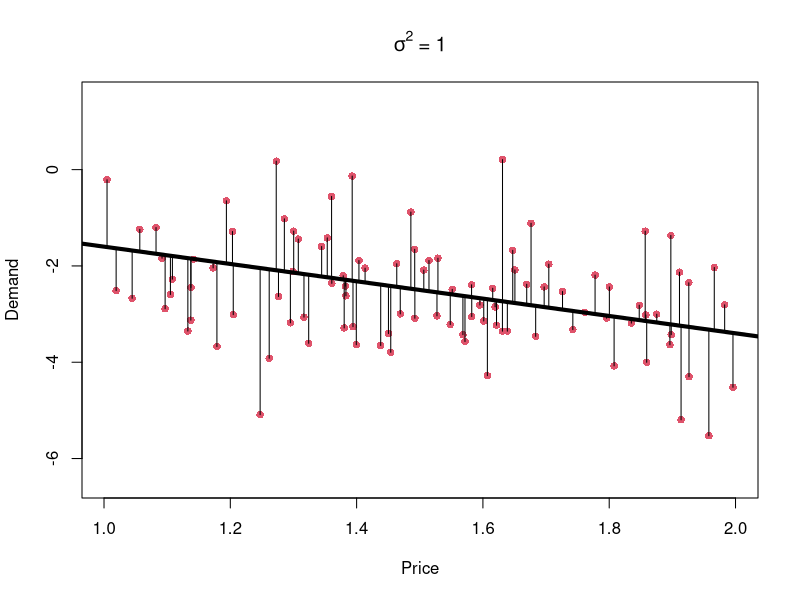
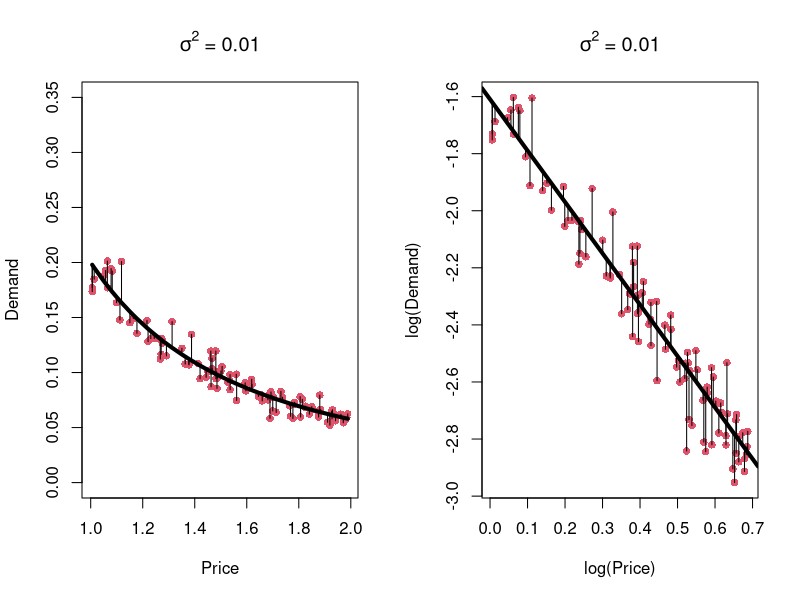
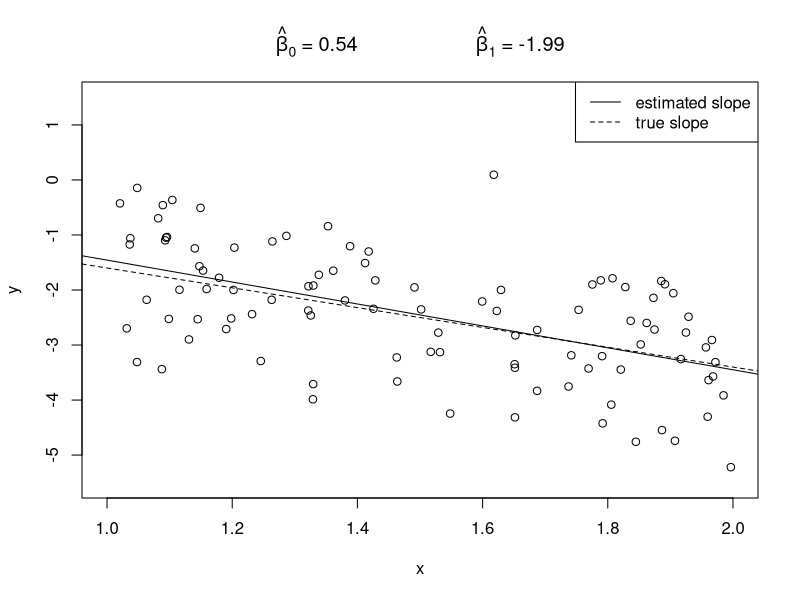
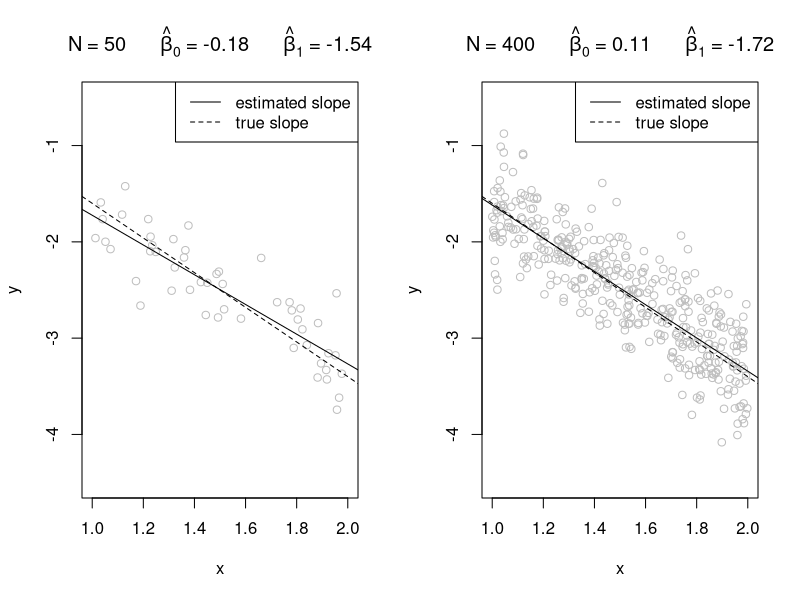
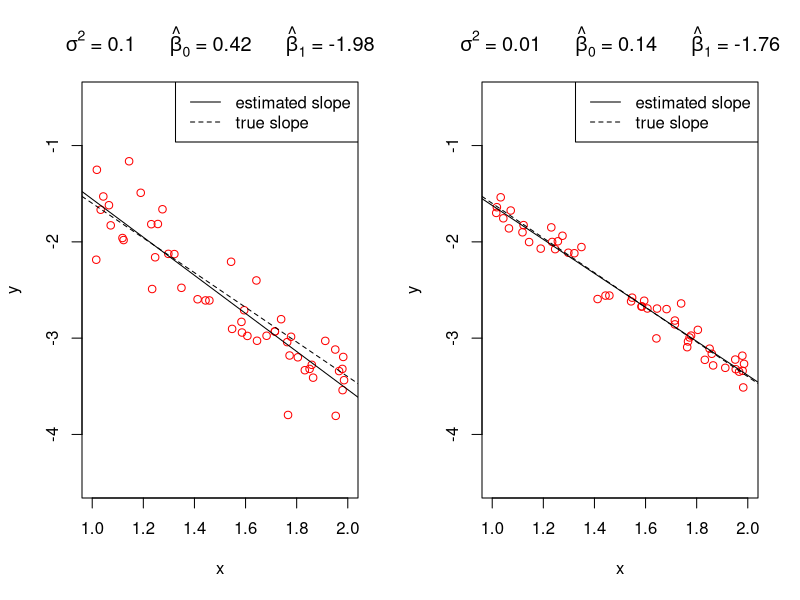
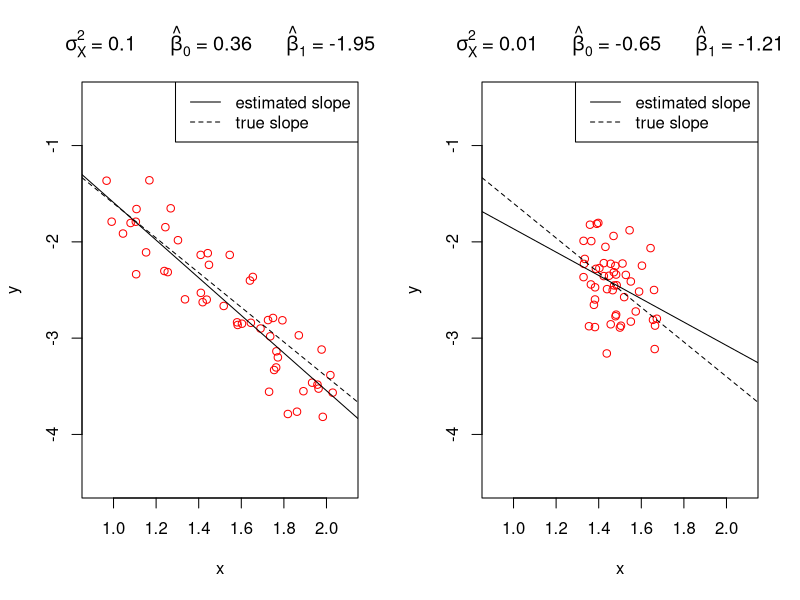
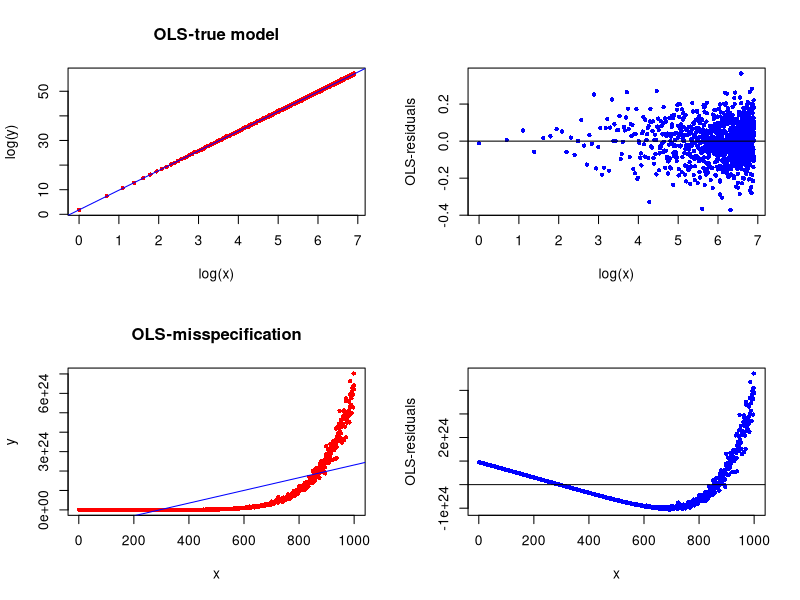
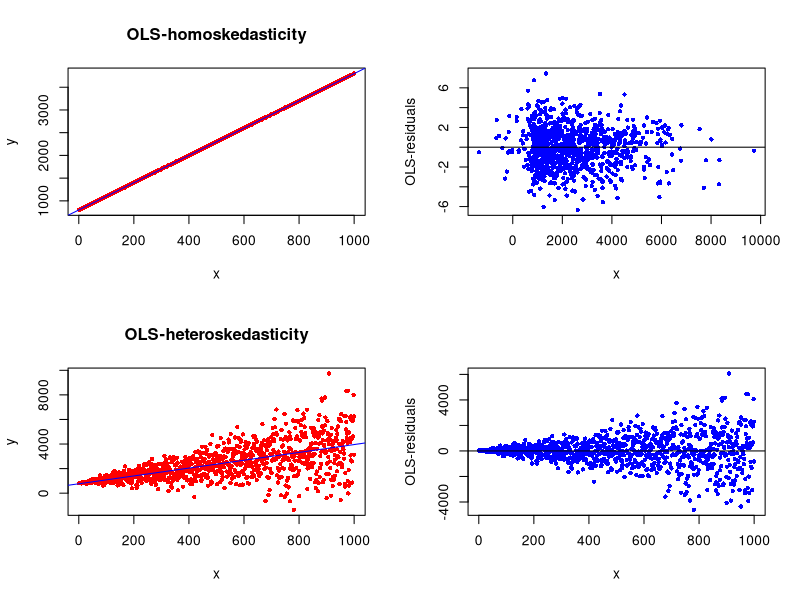

Recreate these plots in R, in order.

# Slide 23 ----------------------------------------------------------------
# Loading and depicting data

# Make sure that the working directory is set to the folder the data is located in
marketing <- read.csv("data/marketing.csv")

# Look at whole dataset
marketing
View(marketing) #Only works in RStudio

# Only look at first few entries
head(marketing)

# Try the same with the other datasets mentioned on slide 23


# Slide 34 ----------------------------------------------------------------

beta0 <- 0.2
beta1 <- -1.8
N <- 100
sigma <- 1

# Generate random covariates
x <- runif(N) + 1

# Generate error term from normal distribution
u <- rnorm(N, 0, sigma)

# Implement the linear model
y <- beta0 + beta1 * x + u

# Plot the resulting data
plot(x, y, col = 2, pch = 16, xlab = "Price", ylab = "Demand",
     ylim = c(-6.5, 1.5), main = bquote(sigma^2 ~ "=" ~ .(sigma^2)))

# Add the true regression line
abline(beta0, beta1, lwd = 4)

# Add lines representing residuals
yhat <- beta0 + beta1 * x
for (i in 1:N) {
  lines(c(x[i], x[i]), c(yhat[i], y[i]))
}


# Slide 39 ----------------------------------------------------------------


n <- 100
beta0tilde <- .2
beta1 <- -1.8
sigma <- sqrt(.01)

x <- sort(runif(n) + 1)
u <- rnorm(n, 0, sigma)
yhat <- beta0tilde * x ^ beta1
y <- yhat * exp(u)

par(mfrow = c(1,2))
plot(x, y, col = 2, pch = 16, xlab = "Price", ylab = "Demand",
     ylim = c(0, 0.35), main = bquote(sigma^2 ~ "=" ~ .(sigma^2)))
lines(x, yhat, lwd = 4)

for (i in 1:n) {
  lines(c(x[i], x[i]), c(yhat[i], y[i]))
}

plot(log(x), log(y), col = 2, pch = 16, xlab = "log(Price)",
     ylab = "log(Demand)",
     main = bquote(sigma^2 ~ "=" ~ .(sigma^2)))
abline(log(beta0tilde), beta1, lwd = 4)

for (i in 1:n) {
  lines(log(c(x[i], x[i])), log(c(yhat[i], y[i])))
}



# Slide 70 ----------------------------------------------------------------

par(mfrow = c(1,1))

beta0 <- .2
beta1 <- -1.8
N <- 100
sigma <- 1

# Generate random covariates
x <- runif(N) + 1

# Generate error term from normal distribution
u <- rnorm(N, 0, sigma)

# Implement the linear model
y <- beta0 + beta1*x + u

# Estimate a linear model
mylm <- lm(y ~ x)

# Plot resulting data and add estimated parameters as title
plot(x, y, main = bquote(hat(beta)[0] ~ "=" ~ .(round(mylm$coef[1], 2)) ~
                           "                  " ~ hat(beta)[1] ~ "=" ~ .(round(mylm$coef[2], 2))),
     xlim = c(1,2), ylim = c(-5.5, 1.5), col = "black")

# Add true regression line
abline(beta0, beta1, lty=2)

# Add estimated regression line
abline(mylm)

# Add legend
legend("topright", legend=c("estimated slope","true slope"), lty=c(1,2))


# Slide 73 ----------------------------------------------------------------

#### This code demonstrates the difference the number of observations makes
beta0 <- .2
beta1 <- -1.8
sigma <- sqrt(.1)

# Set two different sample sizes
N <- 50
N2 <- 400

# This allows two plots to be displayed next to one another
par(mfrow = c(1,2))

x <- runif(N) + 1
u <- rnorm(N, sd = sigma)
y <- beta0 + beta1*x + u

mylm <- lm(y ~ x)

plot(x, y, main = bquote(N ~ "=" ~ .(N) ~ "    " ~ hat(beta)[0] ~ "=" ~ .(round(mylm$coef[1], 2)) ~
                           "    " ~ hat(beta)[1] ~ "=" ~ .(round(mylm$coef[2], 2))),
     xlim = c(1,2), ylim = c(-4.5, -.5), col = "gray")

abline(beta0, beta1, lty=2)
abline(mylm)

legend("topright", legend=c("estimated slope","true slope"), lty=c(1,2))

# Now generate a second, larger data set (with the same underlying true model)
# and estimate the parameters a second time
x2 <- runif(N2) + 1
u2 <- rnorm(N2, sd = sigma)
y2 <- beta0 + beta1*x2 + u2

mylm2 <- lm(y2 ~ x2)

plot(x2, y2, main = bquote(N ~ "=" ~ .(N2) ~ "    " ~ hat(beta)[0] ~ "=" ~ .(round(mylm2$coef[1], 2)) ~
                             "    " ~ hat(beta)[1] ~ "=" ~ .(round(mylm2$coef[2], 2))),
     xlim = c(1,2), ylim = c(-4.5, -.5), col = "gray", xlab = "x", ylab = "y")

abline(beta0, beta1, lty=2)
abline(mylm2)

legend("topright", legend=c("estimated slope","true slope"), lty=c(1,2))


#### This code demonstrates the effect of differing error variances
beta0 <- .2
beta1 <- -1.8
N <- 50

# Set two different error variances
sigma <- sqrt(.1)
sigma2 <- sqrt(.01)

par(mfrow = c(1,2))

x <- runif(N) + 1
u <- rnorm(N, sd = sigma)
y <- beta0 + beta1*x + u

mylm <- lm(y ~ x)

plot(x, y, main = bquote(sigma^2 ~ "=" ~ .(sigma^2) ~ "    " ~ hat(beta)[0] ~ "=" ~ .(round(mylm$coef[1], 2)) ~
                           "    " ~ hat(beta)[1] ~ "=" ~ .(round(mylm$coef[2], 2))),
     xlim = c(1,2), ylim = c(-4.5, -.5), col = "red")

abline(beta0, beta1, lty=2)
abline(mylm)

legend("topright", legend=c("estimated slope","true slope"), lty=c(1,2))

x2 <- x
# Note that now the error term is generated with a different variance (sigma2)
u2 <- rnorm(N, sd = sigma2)
y2 <- beta0 + beta1*x2 + u2

mylm2 <- lm(y2 ~ x2)

plot(x2, y2, main = bquote(sigma^2 ~ "=" ~ .(sigma2^2) ~ "    " ~ hat(beta)[0] ~ "=" ~ .(round(mylm2$coef[1], 2)) ~
                             "    " ~ hat(beta)[1] ~ "=" ~ .(round(mylm2$coef[2], 2))),
     xlim = c(1,2), ylim = c(-4.5, -.5), col = "red", xlab = "x", ylab = "y")

abline(beta0, beta1, lty=2)
abline(mylm2)

legend("topright", legend=c("estimated slope","true slope"), lty=c(1,2))


#### This code demonstrates the effect of larger variability of x
beta0 <- .2
beta1 <- -1.8
N <- 50
sigma <- sqrt(.1)

# Set two different variances for x
sigmax1 <- sqrt(.1)
sigmax2 <- sqrt(.01)

# Variance of uniform distribution is range^2/12
range1 <- sqrt(12 * sigmax1^2)
range2 <- sqrt(12 * sigmax2^2)

par(mfrow = c(1,2))

# Note that now x comes from a uniform distribution with differing range
x <- runif(N, 1.5 - range1/2, 1.5 + range1/2)
u <- rnorm(N, sd = sigma)
y <- beta0 + beta1*x + u

mylm <- lm(y ~ x)

plot(x, y, main = bquote(sigma[X]^2 ~ "=" ~ .(sigmax1^2) ~ "    " ~ hat(beta)[0] ~ "=" ~ .(round(mylm$coef[1], 2)) ~
                           "    " ~ hat(beta)[1] ~ "=" ~ .(round(mylm$coef[2], 2))),
     xlim = c(.9,2.1), ylim = c(-4.5, -.5), col = "red")

abline(beta0, beta1, lty=2)
abline(mylm)

legend("topright", legend=c("estimated slope","true slope"), lty=c(1,2))

# Note that now x comes from a uniform distribution with differing range
x2 <- runif(N, 1.5 - range2/2, 1.5 + range2/2)
u2 <- rnorm(N, sd = sigma)
y2 <- beta0 + beta1*x2 + u2

mylm2 <- lm(y2 ~ x2)

plot(x2, y2, main = bquote(sigma[X]^2 ~ "=" ~ .(sigmax2^2) ~ "    " ~ hat(beta)[0] ~ "=" ~ .(round(mylm2$coef[1], 2)) ~
                             "    " ~ hat(beta)[1] ~ "=" ~ .(round(mylm2$coef[2], 2))),
     xlim = c(.9,2.1), ylim = c(-4.5, -.5), col = "red", xlab = "x", ylab = "y")

abline(beta0, beta1, lty=2)
abline(mylm2)

legend("topright", legend=c("estimated slope","true slope"), lty=c(1,2))

# Slide 90 ----------------------------------------------------------------

#### This code generates a plot to explain model misspecification
#Set sample size 
n<-1000 
x<-1:n
log_x <- log(x)
#Generate a log-error term
sd<-0.1
log_error<-rnorm(n,0,sd) 
error <- exp(log_error)
#Choose parameters (intercept and slope) and generate the outcome of loglinear model: 
beta_0 <- 6
beta_1 <-8
y <- beta_0*x^beta_1*error
log_y <- log(beta_0)+beta_1*log_x+log_error

par(mfrow=c(2,2))
plot(log_y~log_x, pch = 16, cex = 0.7, col = "red", xlab = "log(x)", ylab = "log(y)",main="OLS-true model")
loglinear_model_estimate <- lm(log_y~log_x)
abline(loglinear_model_estimate, col = "blue")

plot(log_x, residuals(loglinear_model_estimate), 
     ylab="OLS-residuals", xlab="log(x)",col="blue",pch=16,cex=0.7) 
abline(0, 0) 

plot(y, pch = 16, cex = 0.7, col = "red", xlab = "x", ylab = "y",main="OLS-misspecification")
linear_model_estimate <- lm(y~x)
abline(linear_model_estimate, col = "blue")

plot(x, residuals(linear_model_estimate), 
     ylab="OLS-residuals", xlab="x",col="blue",pch=16,cex=0.7) 
abline(0, 0) 

# Slide 91 ----------------------------------------------------------------

#### This code generates a plot to explain heteroskedacticity
#Set sample size 
n<-1000 
x<-1:n
#Generate an error term
sd<-2
error_heteroskedacticity<-rnorm(n,0,sd*x) 
error_homoskedacticity<-rnorm(n,0,sd) 
#Choose parameters (intercept and slope) and generate the outcome: 
beta_0 <- 800
beta_1 <- 3
y_heteroskedacticity <- beta_0+beta_1*x+error_heteroskedacticity 
y_homoskedacticity <- beta_0+beta_1*x+error_homoskedacticity

par(mfrow=c(2,2))
plot(y_homoskedacticity, pch = 16, cex = 0.7, col = "red", xlab = "x", ylab = "y",main="OLS-homoskedasticity")
hom_model_estimate <- lm(y_homoskedacticity~x)
abline(hom_model_estimate, col = "blue")

plot(y_heteroskedacticity, residuals(hom_model_estimate), 
     ylab="OLS-residuals", xlab="x",col="blue",pch=16,cex=0.7) 
abline(0, 0) 

plot(y_heteroskedacticity, pch = 16, cex = 0.7, col = "red", xlab = "x", ylab = "y",main="OLS-heteroskedasticity")
het_model_estimate <- lm(y_heteroskedacticity~x)
abline(het_model_estimate, col = "blue")

plot(x, residuals(het_model_estimate), 
     ylab="OLS-residuals", xlab="x",col="blue",pch=16,cex=0.7) 
abline(0, 0)   

# Slide 101 ----------------------------------------------------------------

# This is an example of how to load a data set and estimate a linear model
chicken <- read.csv("data/chicken.csv")
head(chicken)

# Estimate the multiple linear regression model
# More covariates are added by combining them with a '+' sign
chick_lm <- lm(consum ~ income + pchick + pbeef + ppork, data = chicken)

# Simply printing chick_lm gives you a brief overview of the estimated parameters
chick_lm

# More information can be gained by using the summary() function
summary(chick_lm)

# If one wants to estimate a multiple log-linear model, the covariates and the response can
# be wrapped in the log() function
chick_log <- lm(log(consum) ~ log(income) + log(pchick) + log(pbeef) + log(ppork), data = chicken)
summary(chick_log)

# Test these commands also with the other data sets!


# Slide 113 ---------------------------------------------------------------

yieldus <- read.csv("data/yieldus.csv")
head(yieldus)

# To bring notation in line with slides, create y, x1, x2 and x3
y <- yieldus$Y3
x1 <- yieldus$Y1
x2 <- yieldus$Y60
x3 <- x2 - x1

# Estimate model without spread
yield_lm1 <- lm(y ~ x1 + x2)
summary(yield_lm1)
# All parameters estimated without hiccups!

# Now we add the spread
yield_lm2 <- lm(y ~ x1 + x2 + x3)
summary(yield_lm2)
# The parameter for x3 could not be estimated, due to perfect multicollinearity
# Check what happens if you change the order of the covariates in R (e.g. lm(y ~ x3 + x2 + x1))


# Slide 137 ---------------------------------------------------------------

# This is the same data set and model as in the code for slide 95
chicken <- read.csv("data/chicken.csv")
chick_lm <- lm(consum ~ income + pchick + pbeef + ppork, data = chicken)
summary(chick_lm)

# Residuals are obtained with the residuals() function
resids <- residuals(chick_lm)

# These can then be easily plotted with plot()
dev.off() # This command clears any previous plots
plot(resids)
# Add a horizontal line at zero as a visual guide
abline(h = 0, lty = 2, col = "grey")

# To get the fitted values from R, there are two functions, fitted() and predict()
# predict() can additionally generate predicted from new data for covariates
fit <- predict(chick_lm)
fit2 <- fitted(chick_lm)

# Both produce the same results
all.equal(fit, fit2)

# However, predict can do more. Here is an example:
newdata <- data.frame(income = 1200, pbeef = 80, pchick = 50, ppork = 55)
predict(chick_lm, newdata = newdata)


# Plot the fitted values against the true values
plot(x = fit, y = chicken$consum, xlab = "Fitted values", ylab = "True values")
# Add f(x) = x function, as a visual guide for how accurate our model is
abline(b = 1, a = 0, lty = 2, col = "grey")
# How could you find the residuals from this plot?


# Slide 143 ---------------------------------------------------------------

# Use same model as slide 128 (above)
# summary() gives you the parameter estimates and the standard errors
summary(chick_lm)

# An alternative way to obtain the standard errors via the vcov() function
# vcov() extracts the variance-covariance matrix of the OLS estimators
var_cov <- vcov(chick_lm)
var_cov

# The square root of the diagonal elements of the variance-covariance matrix are the standard errors
# Note: diag() extracts the elements on the diagonal of a matrix
sqrt(diag(var_cov))


# Slide 152 -----------------------------------------------------------

n <- 100
sigma <- sqrt(.1)
sigmax <- sqrt(1)
xbar <- 0
b0 <- .2
b1 <- -1.8
b2 <- 0
rho <- .7  # correlation of predictors

xrange <- sqrt(12*sigmax^2)
x1 <- runif(n, -xrange/2, xrange/2) + xbar
tmp1 <- runif(n, -xrange/2, xrange/2) + xbar
tmp2 <- rbinom(n, 1, rho)
x2 <- x1*tmp2 + tmp1*(1-tmp2)

y <- b0 + b1*x1 + b2*x2 + rnorm(n, 0, sigma)

mod <- lm(y ~ x1 + x2)
summary(mod)

# Observe that the estimator for b2 is generally different from 0!

# Now, have a look at the true, but simpler model:

mod_simple <- lm(y ~ x1 )
summary(mod_simple)

# One can see that there is a change in R^2 even though x2 is completely 
# uninformative.


# Slide 149/150 -----------------------------------------------------------

# This code generates the plots as seen on slides 144/145
set.seed(1)

reps <- 200
n <- 100
sigma <- sqrt(.1)
sigmax <- sqrt(1)
xbar <- 0
b0 <- .2
b1 <- -1.8
b2 <- 0
rho <- .7  # correlation of predictors

xrange <- sqrt(12*sigmax^2)
x1 <- runif(n, -xrange/2, xrange/2) + xbar
tmp1 <- runif(n, -xrange/2, xrange/2) + xbar
tmp2 <- rbinom(n, 1, rho)
x2 <- x1*tmp2 + tmp1*(1-tmp2)

res <- vector("list", 2)
res[[1]] <- matrix(NA_real_, nrow = reps, ncol = 2)
res[[2]] <- matrix(NA_real_, nrow = reps, ncol = 3)

for (i in 1:reps) {
  y <- b0 + b1*x1 + b2*x2 + rnorm(n, 0, sigma)
  mylm2 <- lm(y ~ x1)
  res[[1]][i,] <- coef(mylm2)
  mylm3 <- lm(y ~ x1 + x2)
  res[[2]][i,] <- coef(mylm3)
}

par(mar = c(3.3,4,2,1.5), mgp = c(2.3,.7,0))

plot(res[[2]][,2], res[[2]][,3], xlab = bquote(paste(hat(beta)[1], " (important variable)")), ylab = bquote(paste(hat(beta)[2], " (redundant variable)")))
mtext(bquote(N ~ "=" ~ .(n) ~ "    " ~ sigma^2 ~ "=" ~
               .(sigma^2) ~ "    " ~ sigma[X[1]]^2 ~ "=" ~ sigma[X[2]]^2 ~ "=" ~
               .(sigmax^2) ~ "    " ~ mu[X[1]] ~ "=" ~ mu[X[2]] ~ "=" ~
               .(xbar) ~  "    " ~ sigma[X[1]*X[2]] ~ "=" ~
               .(rho)),
      cex=1.4)
abline(h = b2, col = "gray")
for (j in 1:3) points(b1, b2, cex = j, col = 2)

ylims <- range(res[[1]][,2], res[[2]][,2])

par(mfrow = c(1,2), mar = c(3.3,4,2,1.5), mgp = c(2.3,.7,0))

mains <- c("One predictor", "Two predictors")
for (i in 1:2) {
  plot(res[[i]][,1], res[[i]][,2], xlab = bquote(paste(hat(beta)[0], "")),
       ylab = bquote(paste(hat(beta)[1], "")), ylim = ylims,
       main = mains[i])
  abline(h = b2, col = "gray")
  for (j in 1:3) points(b0, b1, cex = j, col = 2)
}



# Slide 170 ---------------------------------------------------------------

# This is the same data set and model as in the code for slide 95
chicken <- read.csv("data/chicken.csv")
chick_lm <- lm(consum ~ income + pchick + pbeef + ppork, data = chicken)

# summary() function automatically outputs t statistic and p-value
sum <- summary(chick_lm)
sum

# They can be extracted with the following code
t_vals <- summary(chick_lm)[["coefficients"]][, "t value"]
p_vals <- summary(chick_lm)[["coefficients"]][, "Pr(>|t|)"]
t_vals
p_vals


# Slide 174 ---------------------------------------------------------------

# Here are two-sided confidence intervals
confint(chick_lm)
confint(chick_lm, level = 0.99)

# How could you use this command to create one-sided confidence intervals?


# Slide 188/189 -----------------------------------------------------------
marketing <- read.csv("data/marketing.csv")
head(marketing)
marketing_lm <- lm(rating ~ price + rq + ju + vo + wa + education + gender + income + age, marketing)
summary(marketing_lm)

# To use the command 'linearHypothesis' you must load the package 'car'
library(car)
f_test1 <- linearHypothesis(marketing_lm, c("gender = 0", "age = 0"))
f_test1

f_test2 <- linearHypothesis(marketing_lm, c("gender = 0", "age = 0", "price = 0"))
f_test2


## Slide 196 ---------------------------------------------------------------

# Now test if the effect of increasing price and increasing income is the same:
f_test3 <- linearHypothesis(marketing_lm, c("price = income"))
f_test3

# You can also play around with this and even test other linear restrictions:
f_test4 <- linearHypothesis(marketing_lm, c("2*price = income"))
f_test4

y <- rnorm(100)+2
x1 <- rnorm(100)
x2 <- rnorm(100)

model <- lm(y~ x1 + x2)
summary(model)

model_reduced <- lm(y~1)
summary(model_reduced)

linearHypothesis(model, c("x1=0", "x2=0"))

## Slide 214 ---------------------------------------------------------------

# Load marketing data
marketing <- read.csv("data/marketing.csv")
head(marketing)

marketing_lm <- lm(rating ~ rq + ju + vo + wa + price, marketing)
summary(marketing_lm)

# To use the command 'linearHypothesis' you must load the package 'car'
library(car)
linearHypothesis(marketing_lm, c("rq = vo"))

marketing_lm2 <- lm(rating ~ kr + ju + vo + wa + price, marketing)
summary(marketing_lm2)


# What happens if all brands are included?
marketing_lm_all <- lm(rating ~ rq + ju + vo + wa + kr + price, marketing)
summary(marketing_lm_all)
# How can this phenomenon be explained? --> Perfect multicollinearity

# Now a model without an intercept
marketing_lm_no_int <- lm(rating ~ 0 + rq + ju + vo + wa + kr + price, marketing)
summary(marketing_lm_no_int)
# Observe the change in the estimation of the coefficients and the different interpretation!




# Slide 220 ---------------------------------------------------------------

# This is the same data set and model as in the code for slide 99
chicken <- read.csv("data/chicken.csv")
chick_lm <- lm(consum ~ income + pchick + pbeef + ppork, data = chicken)
summary(chick_lm)

# Residuals are obtained throught the residuals() function
resids <- residuals(chick_lm)
resids
plot(resids)

# They can also be calculated manually
# model.matrix extracts design matrix
x <- model.matrix(chick_lm)
x

# Calculte y - x'beta
resids_man <- chicken$consum - x %*% chick_lm$coefficients

all.equal(resids, c(resids_man), check.attributes = FALSE)



# Slide 224 ---------------------------------------------------------------

u <- rnorm(1000)
#u <- runif(1000,-1,1)
hist(u, breaks = 10, xlab = "Normalverteilte Fehler", main = "")

qqnorm(u)
qqline(u)

# We can see that the points are very close to the diagonal! This indicates that the 
# sample is close to a normal distribution.

# Consider the same situation as on slide 111
yieldus <- read.csv("data/yieldus.csv")
# To bring notation in line with slides, create y, x1, x2 and x3
y <- yieldus$Y3
x1 <- yieldus$Y1
x2 <- yieldus$Y60

# Estimate model without spread
yield_lm1 <- lm(y ~ x1 + x2)
summary(yield_lm1)
# All parameters estimated without hiccups!

# Now have a look at the residuals
resids <- residuals(yield_lm1)

# Let's start with a histrogram
dev.off()
hist(resids, breaks = 30, xlab = "Residuals", main = "")
# What does it look like? Does this resemble the shape of the density of a normal distribution?

# Now a QQ-Plot
qqnorm(resids)
qqline(resids, col="red")
# Do the dots lie on the line? At least approximately?


# The Jarque-Bera test
JB <- tseries::jarque.bera.test(resids)
JB
# Can we reject normality?



# Now consider profits

profit <- read.csv("data/profit.csv")
profit_lm <- lm(GEW94 ~ GEW93 + UM94, profit[1:20, ])
summary(profit_lm)
resids <- residuals(profit_lm)

# Let's start with a histrogram
dev.off()
hist(resids, breaks = 30, xlab = "Residuals", main = "")
# What does it look like? Does this resemble the shape of the density of a normal distribution?

# Now a QQ-Plot
qqnorm(resids)
qqline(resids, col="red")
# Do the dots lie on the line? At least approximately?


# The Jarque-Bera test
JB <- tseries::jarque.bera.test(resids)
JB
# Can we reject normality? What could be the reasons? (See below for a hint after you've made up your mind)


# Hint: In order to reject a null hypothesis, there needs to be enough evidence against the null.
# Hence, if there are not enough data available (the sample size is too small),
# we cannot reject a null even though the null is incorrect.




# Slide 233 ---------------------------------------------------------------


profit <- read.csv("data/profit.csv")
profit_lm <- lm(GEW94 ~ GEW93, profit)
summary(profit_lm)

par(mfrow = c(1, 2))
# Plot GEW94 and 93 against each other
plot(profit$GEW93, profit$GEW94, ylab = "GEW94", xlab = "GEW93")
# Add regression line
abline(profit_lm, lty=2)
legend("topleft", legend=c("regression line"), lty=2)

# Plot residuals against explanatory variable
plot(profit$GEW93, residuals(profit_lm), ylab = "Residuals", xlab = "GEW93")
abline(0,0, lty=2)





# Slide 237 ---------------------------------------------------------------

# Start with basic model
profit <- read.csv("data/profit.csv")
profit_lm <- lm(GEW94 ~ GEW93, profit)

# summary() also reports R^2 (under "Multiple R-squared")
summary(profit_lm)

# Can also be calculated manually
SSR <- sum(residuals(profit_lm)^2)
SSR
TSS <- sum((profit$GEW94 - mean(profit$GEW94))^2)
TSS

1 - SSR/TSS

# Alternative way to calculate TSS
profit_lm_0 <- lm(GEW94 ~ 1, profit)
summary(profit_lm_0)
sum(residuals(profit_lm_0)^2)



# R^2 always goes up, when we add another predictor
profit_lm2 <- lm(GEW94 ~ GEW93 + UM94, profit)
summary(profit_lm2)

# Even if that predictor is not significant
profit_lm3 <- lm(GEW94 ~ GEW93 + UM94 + MA94, profit)
summary(profit_lm3)


y <- rnorm(3)
x1 <- rnorm(3)
x2 <- rnorm(3)

mod <- lm(y~x1 + x2)
summary(mod)



# Slide 238 ---------------------------------------------------------------

chicken <- read.csv("data/chicken.csv")

# We consider the log linear model.
chick_lm1 <- lm(log(consum) ~ log(pchick), chicken)
chick_lm2 <- lm(log(consum) ~ log(income), chicken)
chick_lm3 <- lm(log(consum) ~ log(income) + log(pchick), chicken)
chick_lm4 <- lm(log(consum) ~ log(income) + log(pchick) + log(ppork), chicken)
chick_lm5 <- lm(log(consum) ~ log(income) + log(pchick) + log(ppork) + log(pbeef), chicken)



Rs <- c(
  summary(chick_lm1)$r.squared,
  summary(chick_lm2)$r.squared,
  summary(chick_lm3)$r.squared,
  summary(chick_lm4)$r.squared,
  summary(chick_lm5)$r.squared
)

SSRs <- c(
  sum(residuals(chick_lm1)^2),
  sum(residuals(chick_lm2)^2),
  sum(residuals(chick_lm3)^2),
  sum(residuals(chick_lm4)^2),
  sum(residuals(chick_lm5)^2)
)

cbind(SSRs, Rs)


# Slide 243 ---------------------------------------------------------------

summary(chick_lm1)
AIC(chick_lm1)
BIC(chick_lm1)

# Slide 244 ---------------------------------------------------------------

AICs <- c(
  AIC(chick_lm1),
  AIC(chick_lm2),
  AIC(chick_lm3),
  AIC(chick_lm4),
  AIC(chick_lm5)
)

BICs <- c(
  BIC(chick_lm1),
  BIC(chick_lm2),
  BIC(chick_lm3),
  BIC(chick_lm4),
  BIC(chick_lm5)
)

cbind(SSRs, Rs, AICs, BICs)




# Slide 246 -----------------------------------------------------------

chicken <- read.csv("data/chicken.csv")

# Now we estimate another linear model

chick_lm6 <- lm(consum ~ income + pchick, chicken)
summary(chick_lm3)
summary(chick_lm6)
cbind(sum(residuals(chick_lm6)^2), summary(chick_lm6)$r.squared, AIC(chick_lm6), BIC(chick_lm6))

# Transform AIC and BIC from log-linear scale to linear scale
AIC(chick_lm3) + 2*sum(log(chicken$consum))
BIC(chick_lm3) + 2*sum(log(chicken$consum))


# Slide 260 -----------------------------------------------------------

# I() tells the lm command to perform this calculation before estimation
chicken_lm_quadratic <- lm(consum ~ income + pchick + I(pchick^2) + ppork + I(ppork^2), chicken)
summary(chicken_lm_quadratic)

AIC(chicken_lm_quadratic)
BIC(chicken_lm_quadratic)

chicken_lm_quadratic$coefficients

-chicken_lm_quadratic$coefficients["pchick"]/(2*chicken_lm_quadratic$coefficients["I(pchick^2)"])
summary(chicken$pchick)

-chicken_lm_quadratic$coefficients["ppork"]/(2*chicken_lm_quadratic$coefficients["I(ppork^2)"])
summary(chicken$ppork)





# Slide 267/268 -----------------------------------------------------------

chicken <- read.csv("data/chicken.csv")

chick_lm_interaction <- lm(consum ~ income + pchick + ppork + income:ppork, chicken)
summary(chick_lm_interaction)

mean(chicken$income)
coefs <- chick_lm_interaction$coefficients
coefs["ppork"] +  coefs["income:ppork"]*mean(chicken$income)

# Recall model without interaction term:
chick_lm <- lm(consum ~ income + pchick + ppork, chicken)
summary(chick_lm)

# I() tells the lm command to perform this calculation before estimation
# This is equivalent to the following:
chick_lm_interaction2 <- lm(consum ~ income + pchick + ppork + I(income - mean(income)) : I(ppork - mean(ppork)), chicken)
summary(chick_lm_interaction2)
chick_lm_interaction2$coefficients["ppork"]


# Slide 274 ---------------------------------------------------------------

marketing <- read.csv("data/marketing.csv")
marketing_lm_mixed <- lm(rating ~ kr + price + kr:price, marketing)

summary(marketing_lm_mixed)

# Price effect for KR brand
marketing_lm_mixed$coefficients["price"] + marketing_lm_mixed$coefficients["kr:price"]

# Average price effect
marketing_lm_mixed$coefficients["price"] + marketing_lm_mixed$coefficients["kr:price"]*mean(marketing$kr)

# Compare this with the following
marketing_lm_simple <- lm(rating ~ price, marketing)
summary(marketing_lm_simple)
# (Why are the results different?)

# Now some tests.
library(car)
# Test whether the price has no effects on the average rating, ceteris paribus.
linearHypothesis(marketing_lm_mixed, c("kr:price = 0", "price = 0"))

# Test whether the brand kr has no influence on the average rating, ceteris paribus.
linearHypothesis(marketing_lm_mixed, c("kr:price = 0", "kr = 0"))



# Slide 277 -----------------------------------------------------------

profit <- read.csv("data/profit.csv")
profit_lm <- lm(GEW94 ~ GEW93 + UM94, profit)
summary(profit_lm)
resids <- residuals(profit_lm)
plot(profit$UM94,resids)
abline(0,0)

# Slide 278 -----------------------------------------------------------

N <- 500
x <- runif(N, -0.5, 0.5)
sig_square <- 1
sig_square_i <- sig_square*(0.2+x)^2
sig_i <- sqrt(sig_square_i)
u <- rnorm(N,0,sig_i)

y <- 0.2 - 1.8*x+u

simple_lm <- lm(y~x)
summary(simple_lm)

plot(x,y, col="blue")
abline(simple_lm, col="red")

z <- (0.2+x)^2
y_transf <- y/sqrt(z)
inter_transf <- 1/sqrt(z)
x_transf <- x/sqrt(z)

# Be careful how to treat the intercept.
simple_lm_transf <- lm(y_transf ~ 0 + inter_transf + x_transf)
summary(simple_lm_transf)
a <- coef(simple_lm_transf)[1]
b <- coef(simple_lm_transf)[2]



# Slide 287 -----------------------------------------------------------

# This is homework :)
